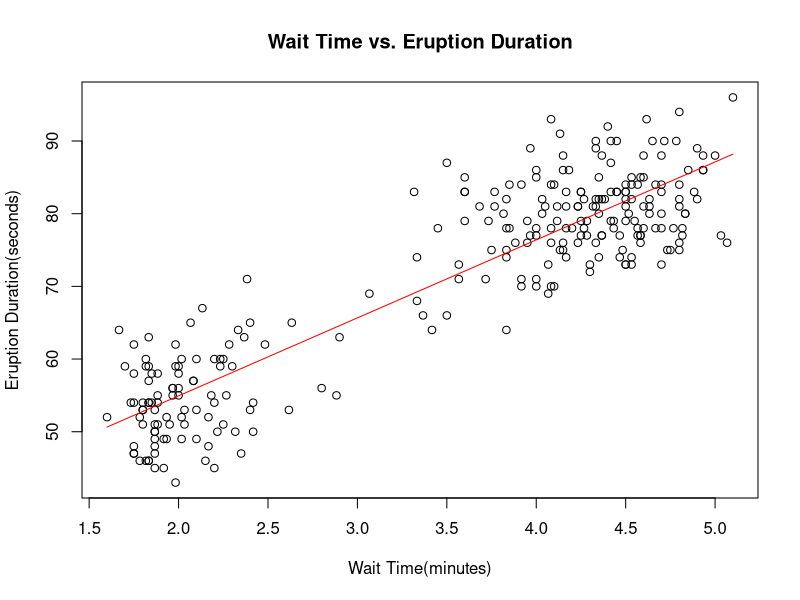

Here is the R script that generated this plot:
## ---- chunk 1
knitr::opts_chunk$set(echo = FALSE)
## ---- chunk 2
fit <- lm(waiting~eruptions, data=faithful)
plot(faithful, main="Wait Time vs. Eruption Duration", xlab="Wait Time(minutes)", ylab="Eruption Duration(seconds)")
lines(faithful$eruptions, fitted(fit), col="red")
